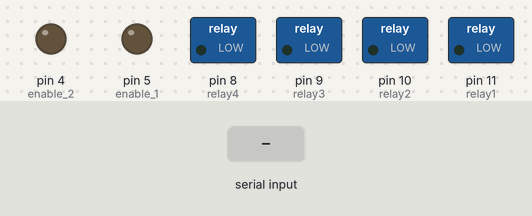
The sketch below on a simulated Arduino Uno, built with avr-gcc and run on an emulated ATmega328P. Shown: switched loads named in the sketch (green lamp = pin HIGH), output pins drawn as LEDs (lit = HIGH). Inputs (shaded band) come from the test bench. What the sketch prints to the serial monitor is not drawn.

Above: at 1.9 s.
2.0 s: "<2011>" received over Serial
At 3.3 s:
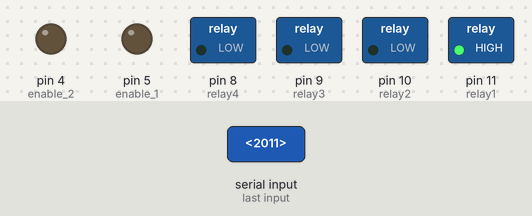
4.0 s: "<2021>" received over Serial
At 4.7 s:
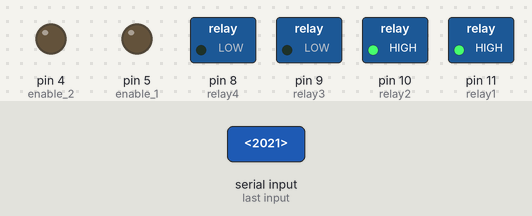
5.7 s: "<2010>" received over Serial
At 7.1 s:
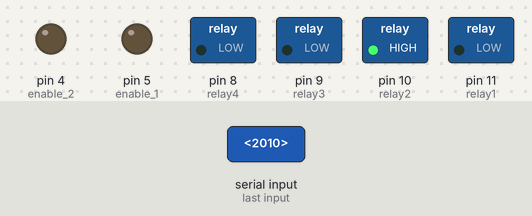
7.4 s: "<2020>" received over Serial
At 8.8 s:
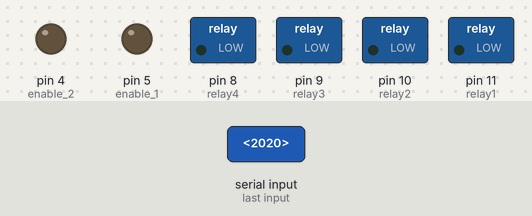
Timing chart, 0 to 10.1 s (numbered marks = the images above; inputs shaded):
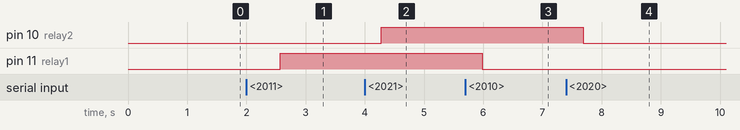

The sketch:

master-arduino-sketch-temp-relays.ino
```cpp
//for ds18b20 code
#include <OneWire.h>
#include <DallasTemperature.h>
#define ONE_WIRE_BUS_PIN 2

OneWire oneWire(ONE_WIRE_BUS_PIN);
DallasTemperature sensors(&oneWire);

  //device addresses to be found in another sketch and assigned here
DeviceAddress Probe01 = { 0x28, 0xFF, 0x7B, 0xCC, 0xC1, 0x16, 0x04, 0xA1 };
DeviceAddress Probe02 = { 0x28, 0xFF, 0xE0, 0x7F, 0xB5, 0x16, 0x05, 0x50 };
DeviceAddress Probe03 = { 0x28, 0xFF, 0x50, 0xEF, 0xC1, 0x16, 0x04, 0xD1 };
DeviceAddress Probe04 = { 0x28, 0xFF, 0x4F, 0x19, 0xC2, 0x16, 0x04, 0x5E };
//ds18b20 code end

//for relay control code
// declare and name all actuator pins on the arduino
int relay1 = 11;
int relay2 = 10;
int relay3 = 9;
int relay4 = 8;
//relay control code end

//declare command code variable
String commandCode = "0";

//tentacle sheild code
#include <SoftwareSerial.h>         //Include the software serial library

SoftwareSerial sSerial(11, 10);     // RX, TX  - Name the software serial library sftSerial (this cannot be omitted)
                                    // assigned to pins 10 and 11 for maximum compatibility
int s0 = 7;                         // Tentacle uses pin 7 for multiplexer control S0
int s1 = 6;                         // Tentacle uses pin 6 for multiplexer control S1
int enable_1 = 5;                   // Tentacle uses pin 5 to control pin E on shield 1
int enable_2 = 4;                   // Tentacle uses pin 4 to control pin E on shield 2

char computerdata[20];              // A 20 byte character array to hold incoming data from a pc/mac/other
char sensordata[30];                // A 30 byte character array to hold incoming data from the sensors
byte computer_bytes_received = 0;   // We need to know how many characters bytes have been received
byte sensor_bytes_received = 0;     // We need to know how many characters bytes have been received

char *channel;                      // Char pointer used in string parsing
char *cmd;                          // Char pointer used in string parsing

String str;
String str_channel;
//tentacle sheild code end

//Serial buffer code
const byte numChars = 32;
char receivedChars[numChars]; // an array to store the received data
boolean newData = false;
//Serial buffer code end

void setup() {

  Serial.begin(9600);

  //for ds18b20 code
  sensors.begin();
  sensors.setResolution(Probe01, 12);
  sensors.setResolution(Probe02, 12);
  sensors.setResolution(Probe03, 12);
  sensors.setResolution(Probe04, 12);
  //ds18b20 code end

  //tentacle sheild code
  pinMode(s0, OUTPUT);             // set the digital output pins for the serial multiplexer
  pinMode(s1, OUTPUT);
  pinMode(enable_1, OUTPUT);
  pinMode(enable_2, OUTPUT);

  sSerial.begin(9600);             // Set the soft serial port to 9600 (change if all your devices use another baudrate)
  intro();                         // display startup message
  //tentacle sheild code end

  //relay control code
  pinMode(relay1, OUTPUT);
  pinMode(relay2, OUTPUT);
  pinMode(relay3, OUTPUT);
  pinMode(relay4, OUTPUT);
  //relay control code end

}


void loop() {

  //ds18b20 generic code
  sensors.requestTemperatures();
  delay(100);
  //end ds18b20 generic code

  // serial buffer code


  // read serial data if its available and set command code
//  if(Serial.available()){
//    commandCode = Serial.read() - '0';
//    delay(50);
//  }

  // Serial buffer code
  recvWithStartEndMarkers();
  showNewData();
  //Main set of if statements to trigger conditions from Serial commands

  if(commandCode == "1001"){
    printTemperature(Probe01);
    commandCode = "0";
  }

  if(commandCode == "1002"){
    printTemperature(Probe02);
    commandCode = "0";
  }

  if(commandCode == "1003"){
    printTemperature(Probe03);
    commandCode = "0";
  }

  if(commandCode == "1004"){
    printTemperature(Probe04);
    commandCode = "0";
  }

  if(commandCode == "2011"){
    digitalWrite(relay1, HIGH);
    commandCode = "0";
  }

  if(commandCode == "2010"){
    digitalWrite(relay1, LOW);
    commandCode = "0";
  }

  if(commandCode == "2021"){
    digitalWrite(relay2, HIGH);
    commandCode = "0";
  }

  if(commandCode == "2020"){
    digitalWrite(relay2, LOW);
    commandCode = "0";
  }

  if(commandCode == "2031"){
    digitalWrite(relay3, HIGH);
    commandCode = "0";
  }

  if(commandCode == "2030"){
    digitalWrite(relay3, LOW);
    commandCode = "0";
  }

  if(commandCode == "2041"){
    digitalWrite(relay4, HIGH);
    commandCode = "0";
  }

  if(commandCode == "2040"){
    digitalWrite(relay4, LOW);
    commandCode = "0";
  }


//End of Main set of if statements

}//end of main loop

//start of functions needed to be called in them main loop

//Serial buffer functions
void recvWithStartEndMarkers() {
    static boolean recvInProgress = false;
    static byte ndx = 0;
    char startMarker = '<';
    char endMarker = '>';
    char rc;

 // if (Serial.available() > 0) {
    while (Serial.available() > 0 && newData == false) {
        rc = Serial.read();

        if (recvInProgress == true) {
            if (rc != endMarker) {
                receivedChars[ndx] = rc;
                ndx++;
                if (ndx >= numChars) {
                    ndx = numChars - 1;
                }

                commandCode = receivedChars;
                String String(commandCode);
            }
            else {
                receivedChars[ndx] = '\0'; // terminate the string
                recvInProgress = false;
                ndx = 0;
                newData = true;
            }
        }

        else if (rc == startMarker) {
            recvInProgress = true;
        }
    }
}

void showNewData() {
 if (newData == true) {
 newData = false;
 }
}

//ds18b20 code functions
void printTemperature(DeviceAddress deviceAddress)
{

float tempC = sensors.getTempC(deviceAddress);

   if (tempC == -127.00)
   {
   Serial.print("Error getting temperature  ");
   }
   else
   {

   Serial.println(DallasTemperature::toFahrenheit(tempC));
   }
}
// ds18b20 end code

//tentacle sheild code
// Print intro
void intro() {
  Serial.flush();
  Serial.println(" ");
}

// Open a channel via the Tentacle serial multiplexer
void open_channel() {

  switch (*channel) {

    case '0':                                // if channel==0 then we open channel 0
      digitalWrite(enable_1, LOW);           // setting enable_1 to low activates primary channels: 0,1,2,3
      digitalWrite(enable_2, HIGH);          // setting enable_2 to high deactivates secondary channels: 4,5,6,7
      digitalWrite(s0, LOW);                 // S0 and S1 control what channel opens
      digitalWrite(s1, LOW);                 // S0 and S1 control what channel opens
      break;

    case '1':
      digitalWrite(enable_1, LOW);
      digitalWrite(enable_2, HIGH);
      digitalWrite(s0, HIGH);
      digitalWrite(s1, LOW);
      break;

    case '2':
      digitalWrite(enable_1, LOW);
      digitalWrite(enable_2, HIGH);
      digitalWrite(s0, LOW);
      digitalWrite(s1, HIGH);
      break;

    case '3':
      digitalWrite(enable_1, LOW);
      digitalWrite(enable_2, HIGH);
      digitalWrite(s0, HIGH);
      digitalWrite(s1, HIGH);
      break;

    case '4':
      digitalWrite(enable_1, HIGH);
      digitalWrite(enable_2, LOW);
      digitalWrite(s0, LOW);
      digitalWrite(s1, LOW);
      break;

    case '5':
      digitalWrite(enable_1, HIGH);
      digitalWrite(enable_2, LOW);
      digitalWrite(s0, HIGH);
      digitalWrite(s1, LOW);
      break;

    case '6':
      digitalWrite(enable_1, HIGH);
      digitalWrite(enable_2, LOW);
      digitalWrite(s0, LOW);
      digitalWrite(s1, HIGH);
      break;

    case '7':
      digitalWrite(enable_1, HIGH);
      digitalWrite(enable_2, LOW);
      digitalWrite(s0, HIGH);
      digitalWrite(s1, HIGH);
      break;
  }
}
//tentacle sheild code end
```

Measured:
- after the input at 2.0 s, pin 11 (relay1): LOW → HIGH after 0.57 s
- after the input at 4.0 s, pin 10 (relay2): LOW → HIGH after 0.28 s
- after the input at 5.7 s, pin 11 (relay1): HIGH → LOW after 0.28 s
- after the input at 7.4 s, pin 10 (relay2): HIGH → LOW after 0.29 s
